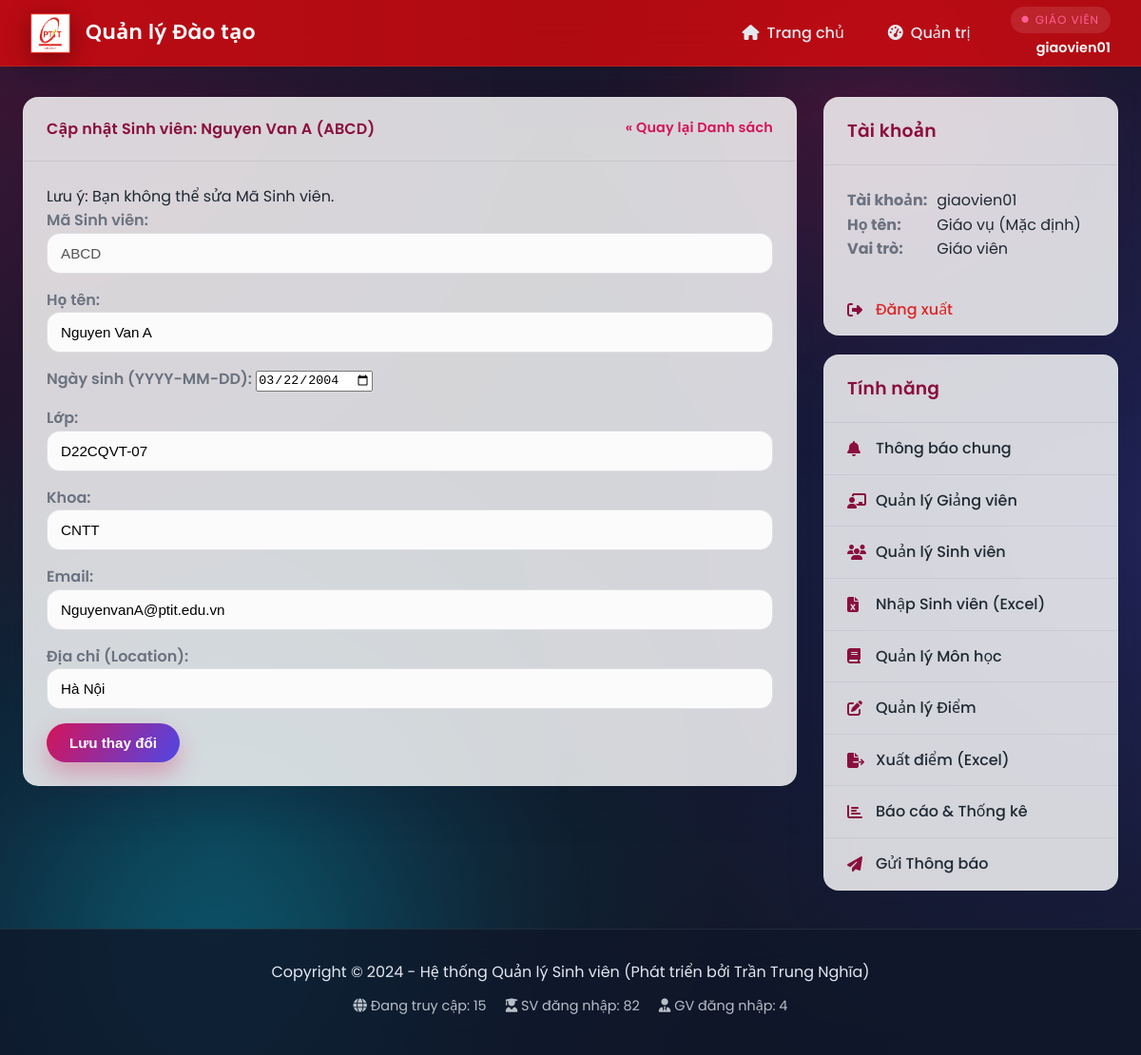
/admin/students/edit/ABCD (signed in), run on the app's committed database.
### api/index.py (models this page shows, shortened)
class TaiKhoan(UserMixin, db.Model):
    __tablename__ = 'tai_khoan'
    username = db.Column(db.String(50), primary_key=True)
    password = db.Column(db.String(255), nullable=False)
    vai_tro = db.Column(db.Enum(VaiTroEnum), nullable=False)

class SinhVien(db.Model):
    __tablename__ = 'sinh_vien'
    ma_sv = db.Column(db.String(50), db.ForeignKey('tai_khoan.username', ondelete='CASCADE'), primary_key=True)
    ho_ten = db.Column(db.String(100), nullable=False)
    ngay_sinh = db.Column(db.Date)
    lop = db.Column(db.String(50))
    khoa = db.Column(db.String(100))
    email = db.Column(db.String(150), unique=True, nullable=True)
    location = db.Column(db.String(200), nullable=True)
    tai_khoan = db.relationship('TaiKhoan',
                                backref=db.backref('sinh_vien', uselist=False, cascade='all, delete-orphan'),
                                foreign_keys=[ma_sv])
    ket_qua_list = db.relationship('KetQua', backref='sinh_vien', lazy=True, cascade='all, delete-orphan', foreign_keys='KetQua.ma_sv')

class GiaoVien(db.Model):
    __tablename__ = 'giao_vien'
    ma_gv = db.Column(db.String(50), db.ForeignKey('tai_khoan.username', ondelete='CASCADE'), primary_key=True)
    ho_ten = db.Column(db.String(100), nullable=False, default='Giáo viên')
    gioi_tinh = db.Column(db.String(10), nullable=True)
    ngay_sinh = db.Column(db.Date, nullable=True)
    so_dien_thoai = db.Column(db.String(20), nullable=True)
    email = db.Column(db.String(150), unique=True, nullable=True)
    dia_chi = db.Column(db.String(255), nullable=True)
    van_phong = db.Column(db.String(120), nullable=True)
    avatar_url = db.Column(db.String(255), nullable=True)
    khoa_bo_mon = db.Column(db.String(120), nullable=True)
    hoc_vi = db.Column(db.String(100), nullable=True)
    chuc_vu = db.Column(db.String(100), nullable=True)
    linh_vuc = db.Column(db.Text, nullable=True)
    mon_hoc_phu_trach = db.Column(db.Text, nullable=True)
    so_nam_kinh_nghiem = db.Column(db.Integer, nullable=True)
    tai_khoan = db.relationship('TaiKhoan',
                                backref=db.backref('giao_vien', uselist=False, cascade='all, delete-orphan'),
                                foreign_keys=[ma_gv])

### api/index.py (the view, shortened to what this page needs)
@app.route('/admin/students/edit/<ma_sv>', methods=['GET', 'POST'])
@login_required
@role_required(VaiTroEnum.GIAOVIEN)
def admin_edit_student(ma_sv):
    sv = SinhVien.query.get_or_404(ma_sv)
    return render_template('admin_edit_student.html', sv=sv)

### api/index.py (called while the page is built)
@login_manager.user_loader
def load_user(user_id):
    return TaiKhoan.query.get(user_id)

@app.before_request
def apply_schema_patches():
    global _TEACHER_SCHEMA_PATCHED
    if _TEACHER_SCHEMA_PATCHED:
        return
    ensure_teacher_profile_columns()
    _TEACHER_SCHEMA_PATCHED = True

def role_required(vai_tro_enum):
    def decorator(f):
        @wraps(f)
        def decorated_function(*args, **kwargs):
            if not current_user.is_authenticated:
                return redirect(url_for('login'))
            if current_user.vai_tro != vai_tro_enum:
                abort(403)
            return f(*args, **kwargs)
        return decorated_function
    return decorator

### templates/admin_edit_student.html (shortened to what this page needs)
{% extends "_layout.html" %}
{% block content %}
<div class="card">
    <div class="card-header">
         <a href="{{ url_for('admin_manage_students') }}" style="text-decoration: none; color: var(--primary-color); float: right; font-size: 0.9em;">&laquo; Quay lại Danh sách</a>
         Cập nhật Sinh viên: {{ sv.ho_ten }} ({{ sv.ma_sv }})
    </div>
    <div class="card-body">
        <p>Lưu ý: Bạn không thể sửa Mã Sinh viên.</p>
        <form method="POST" action="{{ url_for('admin_edit_student', ma_sv=sv.ma_sv) }}">
            <div style="margin-bottom: 15px;">
                <label>Mã Sinh viên:</label>
                <input type="text" name="ma_sv" value="{{ sv.ma_sv }}" disabled>
            </div>
            <div style="margin-bottom: 15px;">
                <label for="ho_ten">Họ tên:</label>
                <input type="text" name="ho_ten" id="ho_ten" value="{{ sv.ho_ten or '' }}" required>
            </div>
            <div style="margin-bottom: 15px;">
                <label for="ngay_sinh">Ngày sinh (YYYY-MM-DD):</label>
                <input type="date" name="ngay_sinh" id="ngay_sinh" value="{{ sv.ngay_sinh.strftime('%Y-%m-%d') if sv.ngay_sinh else '' }}">
            </div>
            <div style="margin-bottom: 15px;">
                <label for="lop">Lớp:</label>
                <input type="text" name="lop" id="lop" value="{{ sv.lop or '' }}">
            </div>
            <div style="margin-bottom: 15px;">
                <label for="khoa">Khoa:</label>
                <input type="text" name="khoa" id="khoa" value="{{ sv.khoa or '' }}">
            </div>
            <div style="margin-bottom: 15px;">
                <label for="email">Email:</label>
                <input type="text" name="email" id="email" value="{{ sv.email or '' }}">
            </div>
            <div style="margin-bottom: 15px;">
                <label for="location">Địa chỉ (Location):</label>
                <input type="text" name="location" id="location" value="{{ sv.location or '' }}">
            </div>
            <div>
                <input type="submit" value="Lưu thay đổi">
            </div>
        </form>
    </div> </div> {% endblock %}

### templates/_layout.html (shortened to what this page needs)
<!DOCTYPE html>
<html lang="vi">
<head>
    <link rel="stylesheet" href="https://cdnjs.cloudflare.com/ajax/libs/font-awesome/6.5.1/css/all.min.css">
    <link rel="stylesheet" href="{{ url_for('static', filename='css/app.css') }}">
</head>
<body>
<div class="app-shell">
    <header class="app-header">
        <div class="header-logo">
            <img src="{{ url_for('static', filename='Logo.png') }}" alt="Logo">
            <a href="{{ url_for('home') }}" class="header-logo-text">Quản lý Đào tạo</a>
        </div>
        <div class="header-actions">
            <nav class="header-nav">
                <a href="{{ url_for('home') }}" class="{% if request.endpoint == 'home' %}active{% endif %}">
                    <i class="fa-solid fa-house"></i>
                    <span>Trang chủ</span>
                </a>
                {% if current_user.is_authenticated %}
                    {% if current_user.vai_tro.value == 'SINHVIEN' %}
                        <a href="{{ url_for('student_dashboard') }}" class="{% if request.endpoint == 'student_dashboard' %}active{% endif %}">
                            <i class="fa-solid fa-graduation-cap"></i>
                            <span>Bảng tin SV</span>
                        </a>
                    {% else %}
                        <a href="{{ url_for('admin_dashboard') }}" class="{% if request.endpoint == 'admin_dashboard' %}active{% endif %}">
                            <i class="fa-solid fa-gauge-high"></i>
                            <span>Quản trị</span>
                        </a>
                    {% endif %}
                {% endif %}
            </nav>
            {% if current_user.is_authenticated %}
                <div class="header-user">
                    <span class="user-role">
                        <i class="fa-solid fa-circle"></i>
                        {{ 'Sinh viên' if current_user.vai_tro.value == 'SINHVIEN' else 'Giáo viên' }}
                    </span>
                    <span class="user-name">{{ current_user.username }}</span>
                </div>
            {% else %}
                <a href="{{ url_for('login') }}" class="btn btn-ghost header-login">
                    <i class="fa-solid fa-right-to-bracket"></i>
                    Đăng nhập
                </a>
            {% endif %}
        </div>
    </header>
    <div class="app-container">
        <main class="main-content">
            {% block content %}{% endblock %}
        </main>
        <aside class="sidebar-right">
    {% if current_user.is_authenticated %}
        <div class="sidebar-group">
            <h3 class="sidebar-header">Tài khoản</h3>
            <div class="sidebar-content">
                <strong>Tài khoản:</strong> {{ current_user.username }}<br>
                <strong>Họ tên:</strong>
                        {% if current_user.sinh_vien %}
                            {{ current_user.sinh_vien.ho_ten }}
                        {% elif current_user.giao_vien %}
                            {{ current_user.giao_vien.ho_ten }}
                        {% else %}
                            N/A
                        {% endif %}
                        <br>
                <strong>Vai trò:</strong> {{ 'Sinh viên' if current_user.vai_tro.value == 'SINHVIEN' else 'Giáo viên' }}
            </div>
            <nav class="sidebar-nav">
                <a href="{{ url_for('logout') }}" class="logout-link">
                    <i class="fa-solid fa-right-from-bracket"></i>
                    Đăng xuất
                </a>
            </nav>
        </div>
        <div class="sidebar-group">
            <h3 class="sidebar-header">Tính năng</h3>
            <nav class="sidebar-nav">
            {% if current_user.vai_tro.value == 'SINHVIEN' %}
                <a href="{{ url_for('student_dashboard') }}"><i class="fa-solid fa-bell"></i> Thông báo</a>
                <a href="{{ url_for('student_profile') }}"><i class="fa-solid fa-user-pen"></i> Thông tin cá nhân</a>
                <a href="#"><i class="fa-solid fa-book-open"></i> Chương trình học</a>
                <a href="{{ url_for('student_grades') }}"><i class="fa-solid fa-chart-simple"></i> Xem điểm & GPA</a>
                <a href="#"><i class="fa-solid fa-calendar-days"></i> Xem lịch học</a>
                <a href="#"><i class="fa-solid fa-file-pen"></i> Đăng ký môn học</a>
            {% elif current_user.vai_tro.value == 'GIAOVIEN' %}
                    <a href="{{ url_for('thong_bao_chung') }}"><i class="fa-solid fa-bell"></i> Thông báo chung</a>
                    <a href="{{ url_for('admin_manage_teachers') }}"><i class="fa-solid fa-chalkboard-user"></i> Quản lý Giảng viên</a>
                    <a href="{{ url_for('admin_manage_students') }}"><i class="fa-solid fa-users"></i> Quản lý Sinh viên</a>
                    <a href="{{ url_for('admin_import_students') }}"><i class="fa-solid fa-file-excel"></i> Nhập Sinh viên (Excel)</a>
                    <a href="{{ url_for('admin_manage_courses') }}"><i class="fa-solid fa-book"></i> Quản lý Môn học</a>
                    <a href="{{ url_for('admin_manage_grades') }}"><i class="fa-solid fa-pen-to-square"></i> Quản lý Điểm</a>
                    <a href="{{ url_for('admin_export_grades') }}" class="nav-link"><i class="fa-solid fa-file-export"></i> Xuất điểm (Excel)</a>
                    <a href="{{ url_for('admin_reports_index') }}"><i class="fa-solid fa-chart-bar"></i> Báo cáo & Thống kê</a>
                    <a href="{{ url_for('admin_send_notification') }}"><i class="fa-solid fa-paper-plane"></i> Gửi Thông báo</a>
                {% endif %}
            </nav>
        </div>
    {% endif %}
</aside>
    </div>
    <footer class="app-footer">
        <p>Copyright &copy; 2024 - Hệ thống Quản lý Sinh viên (Phát triển bởi Trần Trung Nghĩa)</p>
        <div class="footer-stats">
            <span><i class="fa-solid fa-globe"></i> Đang truy cập: 15</span>
            <span><i class="fa-solid fa-user-graduate"></i> SV đăng nhập: 82</span>
            <span><i class="fa-solid fa-user-tie"></i> GV đăng nhập: 4</span>
        </div>
    </footer>
</div>
</body>
</html>

### data on the page
TaiKhoan: vai_tro "GIÁO VIÊN", username "giaovien01", vai_tro "Giáo viên"
SinhVien: ho_ten "Nguyen Van A", ma_sv "ABCD", ngay_sinh "03/22/2004", lop "D22CQVT-07", khoa "CNTT", email "NguyenvanA@ptit.edu.vn", location "Hà Nội"
GiaoVien: giao_vien.ho_ten "Giáo vụ (Mặc định)"
